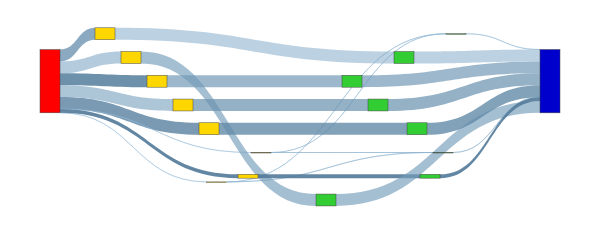

Notebook code for this chart:
### Code cell
sim_nodes, sim_nodes_dict = get_nodes_for_sankey(G_SIM, rm_tags=['sim'], label_on=False)

# print(node_ref2)

sim_links = get_links_for_sankey(G_SIM, sim_nodes_dict)
fig = go.Figure(go.Sankey(
            node = sim_nodes,
            link = sim_links, orientation='h'))


fig.update_layout(
    autosize=False,
    width=600,
    height=200,
    margin=dict(
        l=40,
        r=40,
        b=40,
        t=10,
        pad=2
    ),
)
fig.show()
fig.write_html(f"{IMAGE_PATH}/sankey-grouped-sim-thumbnail-vol-vfd-.html")

### Figure 1 — Plotly figure (JSON) as saved in the notebook; plotly's stock layout.template omitted (floating-point values rounded to 4 significant figures)
{"data": [{"link": {"color": ["rgba(145.23809523809524, 185.23809523809524, 215.23809523809524, 0.4357142857142857)", "rgba(102.38095238095238, 142.38095238095238, 172.38095238095238, 0.7571428571428571)", "rgba(126.19047619047619, 166.1904761904762, 196.1904761904762, 0.5785714285714286)", "rgba(88.0952380952381, 128.0952380952381, 158.0952380952381, 0.8642857142857143)", "rgba(121.42857142857143, 161.42857142857144, 191.42857142857144, 0.6142857142857143)", "rgba(92.85714285714286, 132.85714285714286, 162.85714285714286, 0.8285714285714285)", "rgba(145.23809523809524, 185.23809523809524, 215.23809523809524, 0.4357142857142857)", "rgba(83.33333333333333, 123.33333333333333, 153.33333333333331, 0.9)", "rgba(140.47619047619048, 180.47619047619048, 210.47619047619048, 0.4714285714285714)", "rgba(135.71428571428572, 175.71428571428572, 205.71428571428572, 0.5071428571428571)", "rgba(140.47619047619048, 180.47619047619048, 210.47619047619048, 0.4714285714285714)", "rgba(135.71428571428572, 175.71428571428572, 205.71428571428572, 0.5071428571428571)", "rgba(130.95238095238096, 170.95238095238096, 200.95238095238096, 0.5428571428571429)", "rgba(116.66666666666666, 156.66666666666666, 186.66666666666666, 0.65)", "rgba(111.9047619047619, 151.9047619047619, 181.9047619047619, 0.6857142857142857)", "rgba(107.14285714285714, 147.14285714285714, 177.14285714285714, 0.7214285714285715)", "rgba(97.61904761904762, 137.61904761904762, 167.61904761904762, 0.7928571428571429)", "rgba(83.33333333333333, 123.33333333333333, 153.33333333333331, 0.9)", "rgba(140.47619047619048, 180.47619047619048, 210.47619047619048, 0.4714285714285714)", "rgba(135.71428571428572, 175.71428571428572, 205.71428571428572, 0.5071428571428571)", "rgba(130.95238095238096, 170.95238095238096, 200.95238095238096, 0.5428571428571429)", "rgba(116.66666666666666, 156.66666666666666, 186.66666666666666, 0.65)", "rgba(111.9047619047619, 151.9047619047619, 181.9047619047619, 0.6857142857142857)", "rgba(107.14285714285714, 147.14285714285714, 177.14285714285714, 0.7214285714285715)", "rgba(97.61904761904762, 137.61904761904762, 167.61904761904762, 0.7928571428571429)", "rgba(83.33333333333333, 123.33333333333333, 153.33333333333331, 0.9)"], "label": ["Access Volume : 0 <br />Access Count : 4 <br />Average Access Size : 0 <br />Operation : write<br />Bandwidth : 0", "Access Volume : 7.42 MB <br />Access Count : 200 <br />Average Access Size : 37.11 KB <br />Operation : write<br />Bandwidth : 2.41 MB/s", "Access Volume : 7.44 MB <br />Access Count : 200 <br />Average Access Size : 37.21 KB <br />Operation : write<br />Bandwidth : 1.87 MB/s", "Access Volume : 7.44 MB <br />Access Count : 200 <br />Average Access Size : 37.2 KB <br />Operation : write<br />Bandwidth : 2.51 MB/s", "Access Volume : 7.44 MB <br />Access Count : 200 <br />Average Access Size : 37.21 KB <br />Operation : write<br />Bandwidth : 1.89 MB/s", "Access Volume : 7.48 MB <br />Access Count : 201 <br />Average Access Size : 37.21 KB <br />Operation : write<br />Bandwidth : 2.48 MB/s", "Access Volume : 0 <br />Access Count : 4 <br />Average Access Size : 0 <br />Operation : write<br />Bandwidth : 0", "Access Volume : 2.4 MB <br />Access Count : 1 <br />Average Access Size : 2.4 MB <br />Operation : write<br />Bandwidth : 1.56 GB/s", "Access Volume : 5.19 KB <br />Access Count : 24 <br />Average Access Size : 216.33 B <br />Operation : write<br />Bandwidth : 292.05 B/s", "Access Volume : 272 B <br />Access Count : 1 <br />Average Access Size : 272 B <br />Operation : write<br />Bandwidth : 176.85 KB/s", "Access Volume : 5.19 KB <br />Access Count : 24 <br />Average Access Size : 216.33 B <br />Operation : write<br />Bandwidth : 292.05 B/s", "Access Volume : 272 B <br />Access Count : 1 <br />Average Access Size : 272 B <br />Operation : write<br />Bandwidth : 176.85 KB/s", "Access Volume : 7.46 MB <br />Access Count : 202 <br />Average Access Size : 36.94 KB <br />Operation : write<br />Bandwidth : 440.16 KB/s", "Access Volume : 7.45 MB <br />Access Count : 200 <br />Average Access Size : 37.24 KB <br />Operation : write<br />Bandwidth : 2.11 MB/s", "Access Volume : 7.45 MB <br />Access Count : 200 <br />Average Access Size : 37.23 KB <br />Operation : write<br />Bandwidth : 2.12 MB/s", "Access Volume : 7.45 MB <br />Access Count : 200 <br />Average Access Size : 37.25 KB <br />Operation : write<br />Bandwidth : 2.13 MB/s", "Access Volume : 7.49 MB <br />Access Count : 201 <br />Average Access Size : 37.25 KB <br />Operation : write<br />Bandwidth : 2.42 MB/s", "Access Volume : 2.4 MB <br />Access Count : 1 <br />Average Access Size : 2.4 MB <br />Operation : write<br />Bandwidth : 1.56 GB/s", "Access Volume : 5.19 KB <br />Access Count : 24 <br />Average Access Size : 216.33 B <br />Operation : write<br />Bandwidth : 292.05 B/s", "Access Volume : 272 B <br />Access Count : 1 <br />Average Access Size : 272 B <br />Operation : write<br />Bandwidth : 176.85 KB/s", "Access Volume : 7.46 MB <br />Access Count : 202 <br />Average Access Size : 36.94 KB <br />Operation : write<br />Bandwidth : 440.16 KB/s", "Access Volume : 7.45 MB <br />Access Count : 200 <br />Average Access Size : 37.24 KB <br />Operation : write<br />Bandwidth : 2.11 MB/s", "Access Volume : 7.45 MB <br />Access Count : 200 <br />Average Access Size : 37.23 KB <br />Operation : write<br />Bandwidth : 2.12 MB/s", "Access Volume : 7.45 MB <br />Access Count : 200 <br />Average Access Size : 37.25 KB <br />Operation : write<br />Bandwidth : 2.13 MB/s", "Access Volume : 7.49 MB <br />Access Count : 201 <br />Average Access Size : 37.25 KB <br />Operation : write<br />Bandwidth : 2.42 MB/s", "Access Volume : 2.4 MB <br />Access Count : 1 <br />Average Access Size : 2.4 MB <br />Operation : write<br />Bandwidth : 1.56 GB/s"], "source": [0, 0, 0, 0, 0, 0, 0, 0, 1, 1, 2, 2, 3, 4, 5, 6, 7, 8, 9, 10, 11, 12, 13, 14, 15, 16], "target": [1, 3, 4, 5, 6, 7, 2, 8, 9, 10, 9, 10, 11, 12, 13, 14, 15, 16, 17, 17, 17, 17, 17, 17, 17, 17], "value": [1, 7422108, 7441148, 7440164, 7442936, 7479508, 1, 2400000, 5192, 272, 5192, 272, 7460880, 7447968, 7446976, 7449760, 7486392, 2400000, 5192, 272, 7460880, 7447968, 7446976, 7449760, 7486392, 2400000]}, "node": {"color": ["Red", "Gold", "Gold", "Gold", "Gold", "Gold", "Gold", "Gold", "Gold", "LimeGreen", "LimeGreen", "LimeGreen", "LimeGreen", "LimeGreen", "LimeGreen", "LimeGreen", "LimeGreen", "MediumBlue"], "label": [], "x": [0, 0.35, 0.425, 0.125, 0.175, 0.225, 0.275, 0.325, 0.4, 0.8, 0.775, 0.7, 0.55, 0.6, 0.65, 0.725, 0.75, 1], "y": [0, 0, 0.75, 0.125, 0.25, 0.375, 0.5, 0.625, 0.875, 0.125, 0.75, 0.25, 1, 0.375, 0.5, 0.625, 0.875, 0]}, "orientation": "h", "type": "sankey"}], "layout": {"autosize": false, "height": 200, "margin": {"b": 40, "l": 40, "pad": 2, "r": 40, "t": 10}, "width": 600}}
